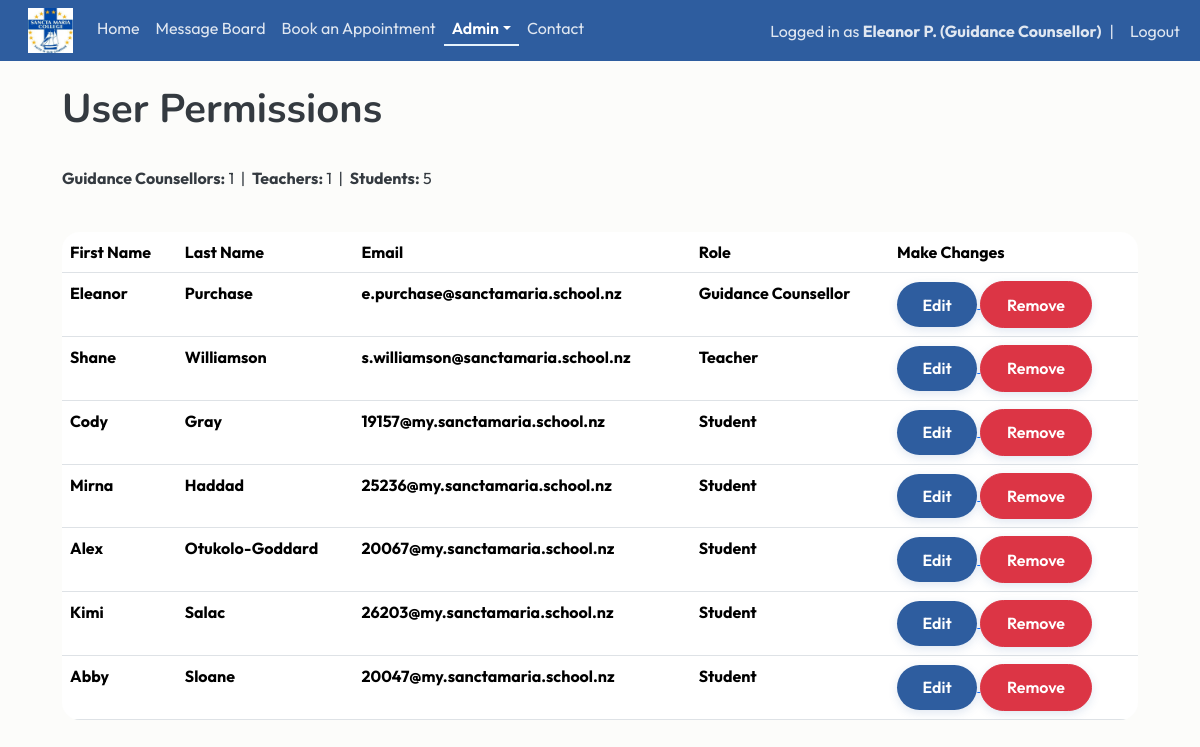
The app's page /permissions (signed in), older data.
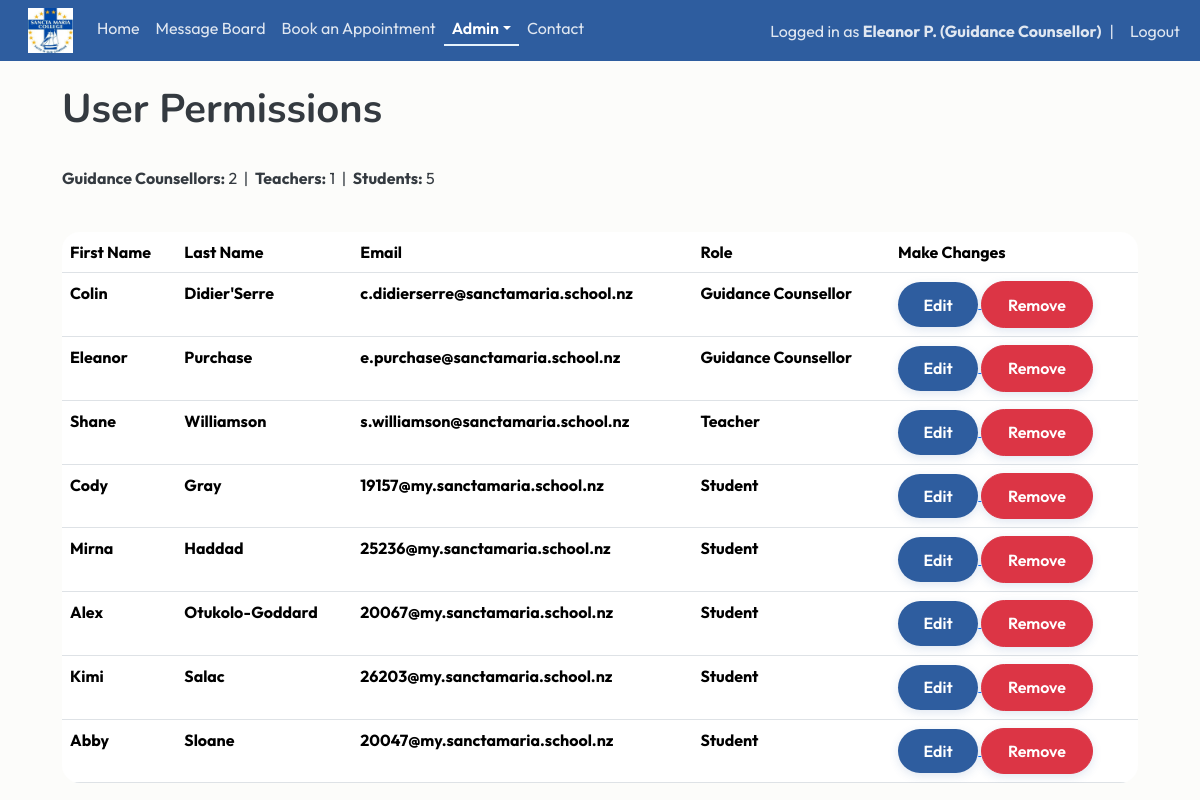
The same page, newer data.
### website/models.py (models this page shows)
class User(db.Model, UserMixin):
    id = db.Column(db.Integer, primary_key=True)
    email = db.Column(db.String(150), unique=True)
    fname = db.Column(db.String(20))
    lname = db.Column(db.String(20))
    username = db.Column(db.String(150), unique=True)
    role = db.Column(db.String(150))
    password = db.Column(db.String(150))
    date_created = db.Column(db.DateTime(timezone=True), default=func.now())
    posts = db.relationship('Post', backref='user', passive_deletes=True)
    comments = db.relationship('Comment', backref='user', passive_deletes=True)
    likes = db.relationship('Like', backref='user', passive_deletes=True)
    appointments = db.relationship('Appointment', foreign_keys="Appointment.counsellor_id", back_populates="counsellor")

### website/views.py (the view)
@views.route("/permissions")
@login_required
def permissions():
    if current_user.role != "Guidance Counsellor":
        flash("Access Denied", category='error')
        return redirect(url_for('views.home'))
    users = User.query.all()
    role_order = {"Guidance Counsellor": 1, "Teacher": 2, "Student": 3}
    users.sort(key=lambda u: (role_order.get(u.role, 99), u.lname.lower(), u.fname.lower()))
    counsellor_count = sum(1 for user in users if user.role == "Guidance Counsellor")
    teacher_count = sum(1 for user in users if user.role == "Teacher")
    student_count = sum(1 for user in users if user.role == "Student")
    return render_template("permissions.html", user=current_user, users=users, counsellor_count=counsellor_count, teacher_count=teacher_count, student_count=student_count)

### website/__init__.py (called while the page is built)
def create_app():
    app = Flask(__name__)
    app.config['SECRET_KEY'] = "DQiAlMIU5u5eeLDw4KPMHx4d"
    app.config['SQLALCHEMY_DATABASE_URI'] = f'sqlite:///{DB_NAME}'
    db.init_app(app)
    from .views import views
    from .auth import auth
    app.register_blueprint(views, url_prefix="/")
    app.register_blueprint(auth, url_prefix="/")
    from .models import User, Post
    with app.app_context():
        db.create_all()
    login_manager = LoginManager()
    login_manager.login_view = "auth.login"
    login_manager.init_app(app)
    @login_manager.user_loader
    def load_user(id):
        return User.query.get(int(id))
    return app

### website/templates/permissions.html
 {% extends "template.html" %} {% block title %} User Permissions {% endblock %}
  {% block content %}
  <div class="container">
    <br/>
    <h1>{% block header %} User Permissions {% endblock %}</h1>
    <br/>
        <p>
            <strong>Guidance Counsellors:</strong> {{ counsellor_count }}
            &nbsp;|&nbsp;
            <strong>Teachers:</strong> {{ teacher_count }}
            &nbsp;|&nbsp;
            <strong>Students:</strong> {{ student_count }}
        </p>
        <br/>
    <table class="table table-hover">
            <tr>
                <th>First Name</th>
                <th>Last Name</th>
                <th>Email</th>
                <th>Role</th>
                <th>Make Changes</th>
            </tr>
            {% for user in users %}
            <tr>
                <th>{{user.fname}}</th>
                <th>{{user.lname}}</th>
                <th>{{user.email}}</th>
                <th>{{user.role}}</th>
                <th>
                    <a href="/update-user/{{user.id}}">
                        <button  type="button" class="btn btn-primary">Edit</button>
                    </a>
                    <a href="/delete-user/{{user.id}}">
                        <button  type="button" class="btn btn-danger">Remove</button>
                    </a>
                </th>
            </tr>
            {% endfor %}
        </table>
  </div>
  {% endblock %}

### website/templates/template.html (shortened to what this page needs)
<!DOCTYPE html>
<html>
    <head>
        <link href="https://cdn.jsdelivr.net/npm/bootstrap@5.3.8/dist/css/bootstrap.min.css" rel="stylesheet">
        <link rel="stylesheet" type="text/css" href="{{ url_for('static', filename='main.css') }}">
    </head>
    <body>
        <nav class="navbar navbar-expand-lg">
            <div class="container-fluid">
              <div class="collapse navbar-collapse" id="navbarSupportedContent">
                <ul class="navbar-nav me-auto mb-2 mb-lg-0">
                  <li class="nav-item">
                      <a class="navbar-brand" href="/home">
                          <img src="{{ url_for('static', filename='img/schoollogo.jpg') }}" width="45px" height="45px">
                      </a>
                  </li>
                  <li class="nav-item">
                      <a class="nav-link {% if request.path == '/home' %}active{% endif %}" href="/home">Home</a>
                  </li>
                  {% if user.is_authenticated %}
                  <li class="nav-item">
                    <a class="nav-link {% if request.path == '/blog' %}active{% endif %}" href="/blog">Message Board</a>
                  </li>
                  <li class="nav-item">
                      <a class="nav-link {% if request.path == '/book-appointment' %}active{% endif %}" href="/book-appointment">Book an Appointment</a>
                  </li>
                  {% if current_user.role == "Guidance Counsellor" %}
                  <li class="nav-item dropdown">
                    <a class="nav-link dropdown-toggle {% if request.path in ['/notifications', '/permissions'] %}active{% endif %}" href="#" role="button" data-bs-toggle="dropdown" aria-expanded="false">Admin</a>
                  </li>
                  {% endif %}
                  {% endif %}
                  <li class="nav-item">
                      <a class="nav-link {% if request.path == '/contact' %}active{% endif %}" href="/contact">Contact</a>
                  </li>
                </ul>
                <ul class="navbar-nav ms-auto align-items-center">
                {% if user.is_authenticated %}
                <li class="nav-item">
                    <span class="navbar-text">
                        Logged in as <strong>{{ user.fname }} {{ user.lname[0] }}. ({{ user.role }})</strong>
                    </span>
                </li>
                <li class="nav-item mx-2">
                    <span class="navbar-text">|</span>
                </li>
                <li class="nav-item">
                    <a class="nav-link py-0" href="/logout">Logout</a>
                </li>
                {% endif %}
                </ul>
              </div>
            </div>
          </nav>
        <main>{% block content %} {% endblock %}</main>
      </body>
</html>

Row changes from the older to the newer data that the page shows:
added User: fname "Colin", lname "Didier'Serre", email "c.didierserre@sanctamaria.school.nz", role "Guidance Counsellor"
Text that changed along with them:
{{ counsellor_count }}: "1" → "2"
